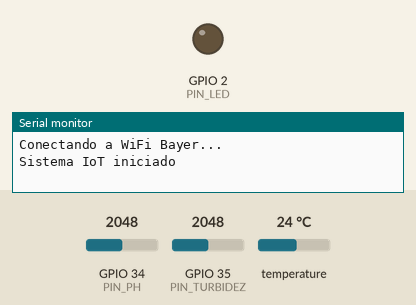
Bench run of a sketch on a simulated ESP32. Parts: output pins drawn as LEDs (lit = HIGH), the last lines printed to the serial monitor. The inputs (shaded band) are chosen by the test bench; at power-on: GPIO 34 (PIN_PH) = 2048, GPIO 35 (PIN_TURBIDEZ) = 2048, temperature 24 °C (analog values on the 0–4095 scale). WiFi joins after 1.5 s; servers stay silent unless stated; uploads are accepted with an empty reply.

Above: at 0.7 s.
At 3.6 s:
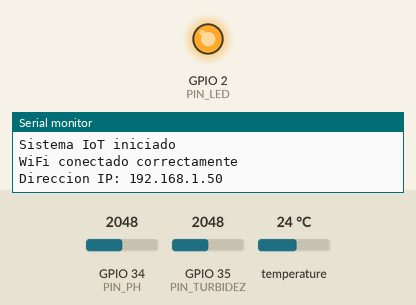
Timing chart, 0 to 6.5 s (numbered marks = the images above):
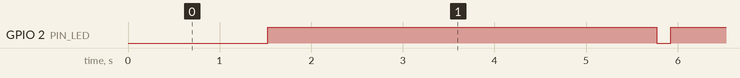

The sketch:

sketch.ino
```cpp
#include <WiFi.h>
#include <HTTPClient.h>
#include <OneWire.h>
#include <DallasTemperature.h>

// ======================================
// CONFIGURACION WIFI Y SERVIDOR
// ======================================

const char* WIFI_SSID = "Bayer";
const char* WIFI_PASSWORD = "*********";

const char* API_URL =
    "http://10.254.200.2/iot-calidad-agua-unad/api/recibir_medicion.php";

const int DISPOSITIVO_ID = 2;

// ======================================
// CONFIGURACION DE PINES
// ======================================

const int PIN_TEMPERATURA = 4;
const int PIN_PH = 34;
const int PIN_TURBIDEZ = 35;
const int PIN_LED = 2;

// ======================================
// SENSOR DS18B20
// ======================================

OneWire oneWire(PIN_TEMPERATURA);
DallasTemperature sensors(&oneWire);

// ======================================
// TEMPORIZACION
// ======================================

const unsigned long INTERVALO = 5000;
unsigned long ultimaTransmision = 0;
unsigned long ultimoIntentoWiFi = 0;

const unsigned long REINTENTO_WIFI = 10000;

// ======================================
// LED DE ESTADO
// ======================================

void actualizarLED() {
    digitalWrite(
        PIN_LED,
        WiFi.status() == WL_CONNECTED ? HIGH : LOW
    );
}

void destelloTransmision() {
    digitalWrite(PIN_LED, LOW);
    delay(150);
    actualizarLED();
}

// ======================================
// CONEXION WIFI
// ======================================

void conectarWiFi() {
    if (WiFi.status() == WL_CONNECTED) return;

    Serial.println("Conectando a WiFi Bayer...");

    WiFi.begin(WIFI_SSID, WIFI_PASSWORD);
    ultimoIntentoWiFi = millis();
}

// ======================================
// INICIALIZACION
// ======================================

void setup() {
    Serial.begin(115200);

    pinMode(PIN_LED, OUTPUT);
    digitalWrite(PIN_LED, LOW);

    analogReadResolution(12);

    analogSetPinAttenuation(PIN_PH, ADC_11db);
    analogSetPinAttenuation(PIN_TURBIDEZ, ADC_11db);

    sensors.begin();

    WiFi.mode(WIFI_STA);
    conectarWiFi();

    Serial.println("Sistema IoT iniciado");
}

// ======================================
// CICLO PRINCIPAL
// ======================================

void loop() {

    // Detectar y mostrar cambios en la conexion Wi-Fi
    static bool wifiConectadoAnterior = false;
    bool wifiConectadoActual = (WiFi.status() == WL_CONNECTED);

    if (wifiConectadoActual != wifiConectadoAnterior) {
        if (wifiConectadoActual) {
            Serial.println("WiFi conectado correctamente");
            Serial.print("Direccion IP: ");
            Serial.println(WiFi.localIP());
        } else {
            Serial.println("WiFi desconectado");
        }

        wifiConectadoAnterior = wifiConectadoActual;
    }

    actualizarLED();

    if (WiFi.status() != WL_CONNECTED) {

        if (millis() - ultimoIntentoWiFi >= REINTENTO_WIFI) {
            WiFi.disconnect();
            conectarWiFi();
        }

        delay(100);
        return;
    }

    if (millis() - ultimaTransmision < INTERVALO) {
        delay(20);
        return;
    }

    ultimaTransmision = millis();

    // ==================================
    // LECTURA DE TEMPERATURA
    // ==================================

    sensors.requestTemperatures();

    float temperatura = sensors.getTempCByIndex(0);

    if (temperatura == DEVICE_DISCONNECTED_C ||
        temperatura < -55 ||
        temperatura > 125) {

        Serial.println("Error leyendo DS18B20");
        return;
    }

    // ==================================
    // LECTURA DE POTENCIOMETROS
    // ==================================

    int adcPH = analogRead(PIN_PH);
    int adcTurbidez = analogRead(PIN_TURBIDEZ);

    // pH simulado: 0 a 14
    float ph = adcPH * 14.0 / 4095.0;

    // Turbidez simulada: 0 a 100 NTU
    float turbidez = adcTurbidez * 100.0 / 4095.0;

    // ==================================
    // MOSTRAR MEDICIONES
    // ==================================

    Serial.println("-------------------------");

    Serial.printf("Temperatura: %.2f C\n", temperatura);
    Serial.printf("pH simulado: %.2f\n", ph);
    Serial.printf("Turbidez simulada: %.2f NTU\n", turbidez);

    // ==================================
    // CONSTRUIR JSON
    // ==================================

    String json = "{";
    json += "\"dispositivo_id\":" + String(DISPOSITIVO_ID);
    json += ",\"ph\":" + String(ph, 2);
    json += ",\"turbidez\":" + String(turbidez, 2);
    json += ",\"temperatura\":" + String(temperatura, 2);
    json += "}";

    // ==================================
    // TRANSMISION HTTP
    // ==================================

    WiFiClient cliente;
    HTTPClient http;

    http.setTimeout(5000);

    if (http.begin(cliente, API_URL)) {

        http.addHeader("Content-Type", "application/json");

        // Destello al iniciar la transmisión
        destelloTransmision();

        int codigoHTTP = http.POST(json);

        Serial.printf("HTTP: %d\n", codigoHTTP);

        if (codigoHTTP > 0) {
            Serial.println(http.getString());
        } else {
            Serial.println("Error de comunicacion HTTP");
        }

        http.end();

    } else {
        Serial.println("No se pudo iniciar HTTP");
    }
}
```

Measured:
- by itself, GPIO 2 (PIN_LED): alternates HIGH for 4.9 s and LOW for 0.15 s
- by itself, everything shown: repeats every 20.0 s, in 8 steps
